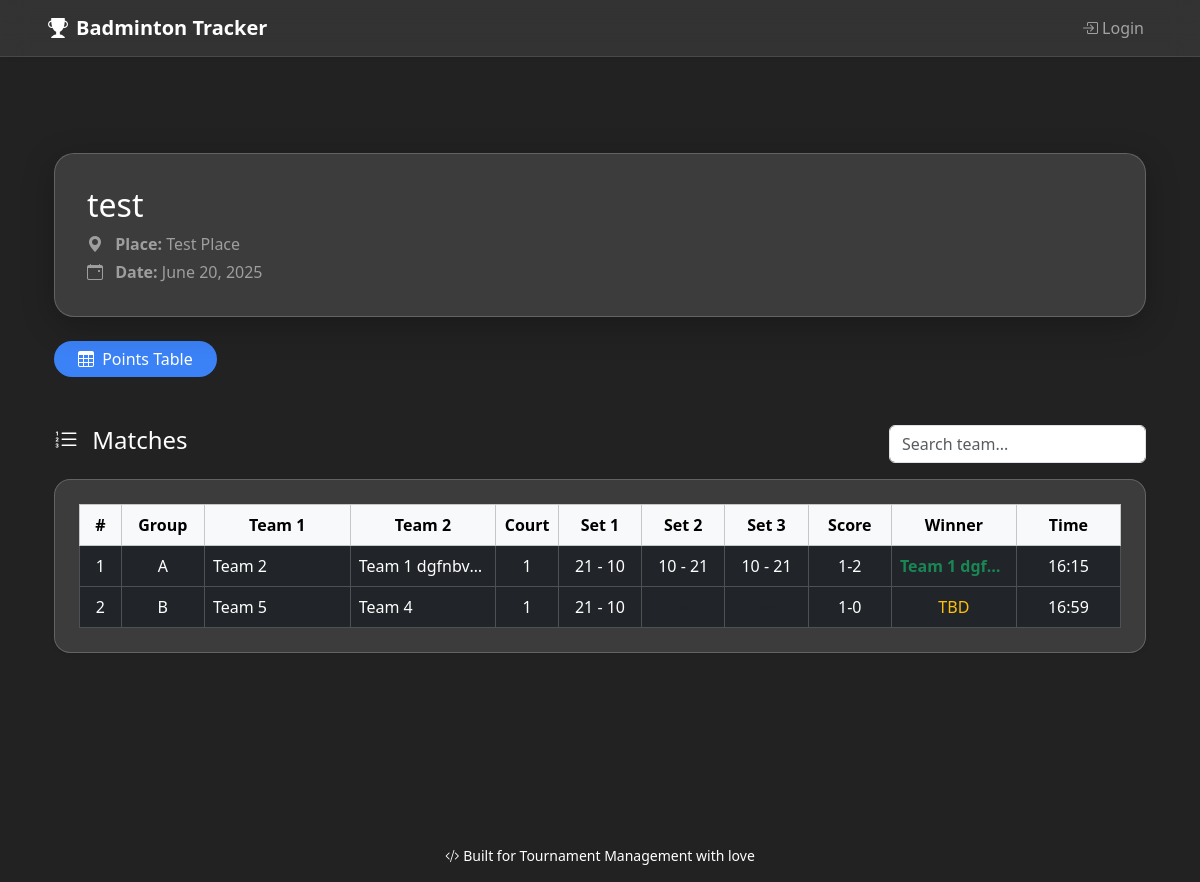
Page /badminton/tournament/2/matches/ on the earlier database version.
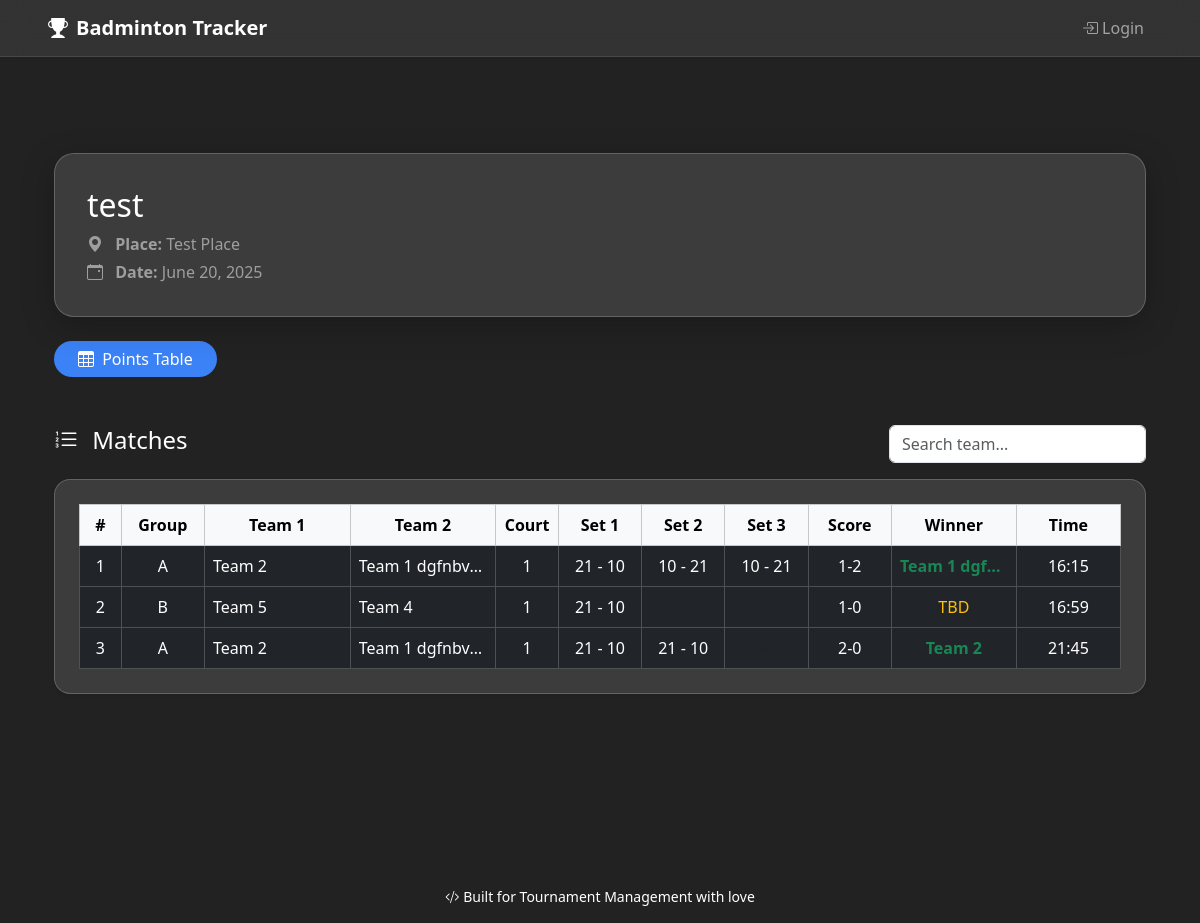
Same page on the later database version.
### badminton/models.py (models this page shows, shortened)
class Match(models.Model):
    group = models.ForeignKey(Group, on_delete=models.CASCADE)
    court_number = models.PositiveIntegerField()
    team1 = models.ForeignKey(Team, on_delete=models.CASCADE, related_name='team1_matches')
    team2 = models.ForeignKey(Team, on_delete=models.CASCADE, related_name='team2_matches')
    set1_team1 = models.PositiveIntegerField()
    set1_team2 = models.PositiveIntegerField()
    set2_team1 = models.PositiveIntegerField(null=True, blank=True)
    set2_team2 = models.PositiveIntegerField(null=True, blank=True)
    set3_team1 = models.PositiveIntegerField(null=True, blank=True)
    set3_team2 = models.PositiveIntegerField(null=True, blank=True)
    winner = models.ForeignKey(Team, on_delete=models.SET_NULL, null=True, blank=True, related_name='matches_won')
    created_at = models.DateTimeField(auto_now_add=True)
    updated_at = models.DateTimeField(null=True, blank=True)  # Manual updates only
    @property
    def match_score(self):
        t1 = 0
        t2 = 0
        if self.set1_team1 > self.set1_team2:
            t1 += 1
        else:
            t2 += 1
        if self.set2_team1 is not None and self.set2_team2 is not None:
            if self.set2_team1 > self.set2_team2:
                t1 += 1
            else:
                t2 += 1
        if self.set3_team1 is not None and self.set3_team2 is not None:
            if self.set3_team1 > self.set3_team2:
                t1 += 1
            else:
                t2 += 1
        return f"{t1}-{t2}"
    @property
    def was_updated(self):
        return self.updated_at and self.updated_at != self.created_at

class Group(models.Model):
    name = models.CharField(max_length=1)
    tournament = models.ForeignKey(Tournament, on_delete=models.CASCADE, related_name='groups')

class Team(models.Model):
    name = models.CharField(max_length=100)
    group = models.ForeignKey(Group, on_delete=models.CASCADE, related_name='teams')

### badminton/views.py (the view)
# urls.py: path('tournament/<int:tournament_id>/matches/', views.view_matches, name='view_matches'),
def view_matches(request, tournament_id):
    tournament = get_object_or_404(Tournament, pk=tournament_id)
    search_query = request.GET.get('search', '').strip()
    matches = Match.objects.filter(group__tournament=tournament)
    if search_query:
        matches = matches.filter(
            Q(team1__name__icontains=search_query) |
            Q(team2__name__icontains=search_query)
        )
    matches = matches.order_by('created_at')
    for match in matches:
        match.local_time = match.created_at
        match.local_updated_time = match.updated_at if match.was_updated else None
    return render(request, 'view_matches.html', {
        'tournament': tournament,
        'matches': matches,
        'current_tournament': tournament,
        'search_query': search_query,
    })

### badminton/templates/view_matches.html (shortened to what the changed rows need)
{% extends 'base.html' %}
{% load tz %}
{% block content %}
<div class="container py-5">
    <div class="glass-card mb-4">
        <div class="d-flex flex-column flex-md-row justify-content-between align-items-start align-items-md-center flex-wrap gap-2">
            <div>
                <h2 class="text-white mb-2">{{ tournament.name }}</h2>
            </div>
        </div>
    </div>
    <div class="glass-card p-4 rounded-4 shadow-sm text-white mb-5 d-none d-md-block">
        <div class="table-responsive table-responsive-no-scrollbar">
            <table class="table table-dark table-bordered table-hover align-middle text-center mb-0 table-fixed" style="table-layout: fixed; width: 100%;">
                <thead class="table-light text-dark">
                    <tr>
                        <th style="width: 4%;">#</th>
                        <th style="width: 8%;">Group</th>
                        <th style="width: 14%;">Team 1</th>
                        <th style="width: 14%;">Team 2</th>
                        <th style="width: 6%;">Court</th>
                        <th style="width: 8%;">Set 1</th>
                        <th style="width: 8%;">Set 2</th>
                        <th style="width: 8%;">Set 3</th>
                        <th style="width: 8%;">Score</th>
                        <th style="width: 12%;">Winner</th>
                        <th style="width: 10%;">Time</th>
                    </tr>
                </thead>
                <tbody>
                    {% for match in matches %}
                        <tr class="match-row">
                            <td>{{ forloop.counter }}</td>
                            <td><div class="truncate">{{ match.group.name }}</div></td>
                            <td class="text-start"><div class="truncate">{{ match.team1.name }}</div></td>
                            <td class="text-start"><div class="truncate">{{ match.team2.name }}</div></td>
                            <td>{{ match.court_number }}</td>
                            <td>{{ match.set1_team1 }} - {{ match.set1_team2 }}</td>
                            <td>{% if match.set2_team1 %}{{ match.set2_team1 }} - {{ match.set2_team2 }}{% else %}<span class="text-muted">—</span>{% endif %}</td>
                            <td>{% if match.set3_team1 %}{{ match.set3_team1 }} - {{ match.set3_team2 }}{% else %}<span class="text-muted">—</span>{% endif %}</td>
                            <td>{{ match.match_score }}</td>
                            <td>{% if match.winner %}<div class="truncate text-success fw-bold">{{ match.winner.name }}</div>{% else %}<span class="text-warning">TBD</span>{% endif %}</td>
                            <td>
                                {{ match.local_time|time:"H:i" }}
                            </td>
                        </tr>
                    {% empty %}
                        <tr>
                            <td colspan="12" class="text-center text-white">
                                <i class="bi bi-info-circle me-1"></i> No matches recorded yet.
                            </td>
                        </tr>
                    {% endfor %}
                </tbody>
            </table>
        </div>
    </div>
</div>
{% endblock %}

Differences in the rows shown:
added Match: group.name "A", team1.name "Team 2", team2.name "Team 1 dgfnbv…", court_number "1", set1_team1 "21", set1_team2 "10", set2_team1 "21", set2_team2 "10", match_score "2-0", winner.name "Team 2", local_time "21:45"
